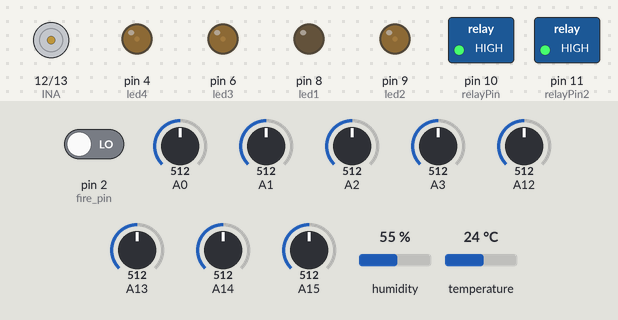
Recording of a sketch running on a simulated Arduino Mega 2560, built with avr-gcc and run on an emulated ATmega2560. On the bench: motor-driver pin pairs drawn as motors (green arrow = first pin HIGH = forward, orange = second pin HIGH = backward, longer = more drive), switched loads named in the sketch (green lamp = pin HIGH), output pins drawn as LEDs (lit = HIGH). The inputs (shaded band) are chosen by the test bench; at power-on: A12 = 512, pin 2 (fire_pin) LOW, humidity 55 %, A14 = 512, A13 = 512, A0 = 512, A1 = 512, A2 = 512, A3 = 512, A15 = 512, temperature 24 °C. The local clock reads 2024-03-15 10:24:30 at power-on unless the sketch sets it; what the sketch prints to the serial monitor is not drawn.

Above: at 1.2 s.
1.3 s: A12 set to 306
At 5.0 s:
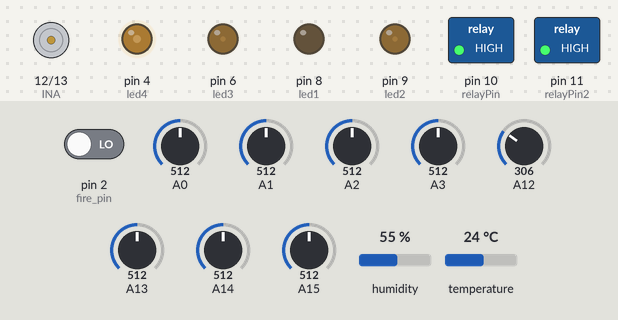
7.0 s: pin 2 (fire_pin) driven HIGH
At 10.3 s:
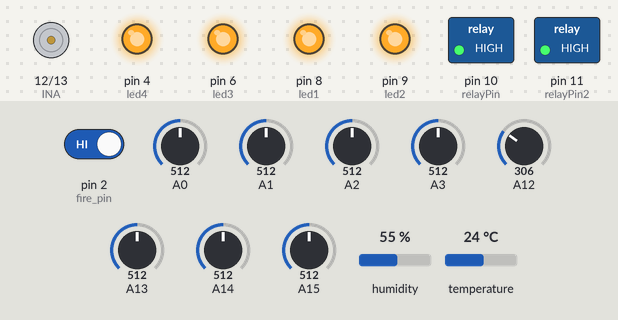
16.9 s: pin 2 (fire_pin) driven LOW
At 18.6 s:
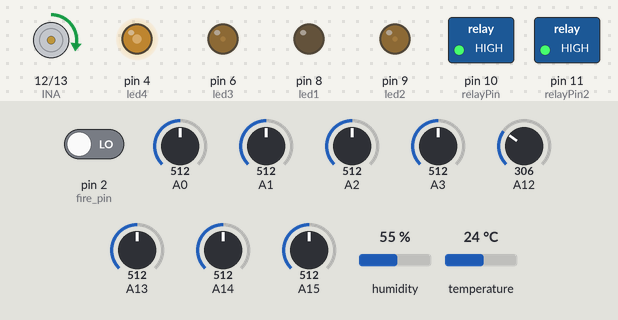
23.2 s: humidity set to 88 %
At 27.5 s:
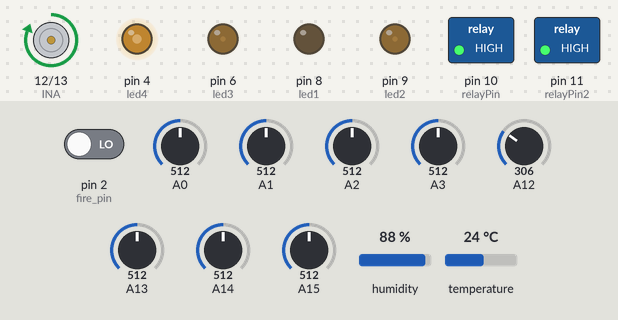
28.3 s: A14 set to 716
At 28.75 s:
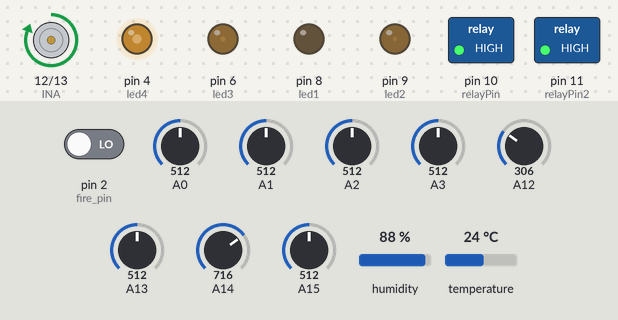
30.4 s: A13 set to 306
At 33.72 s:
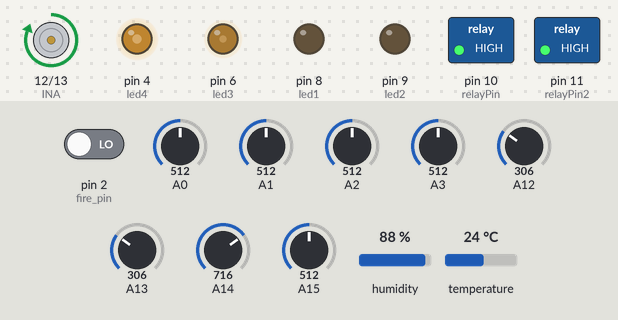
Timing chart, 0 to 37.3 s (numbered marks = the images above; inputs shaded):
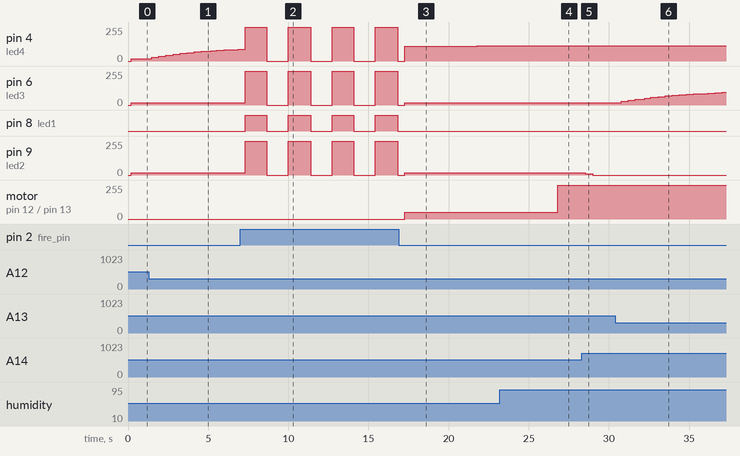

The sketch:

auto_farm.ino
```cpp
    #include "DHT.h"
    #include <ThreeWire.h>  // DS1302용 3선 통신 라이브러리
    #include <RtcDS1302.h>  // DS1302 RTC 라이브러리
    #include <string.h>

    #define DHTTYPE DHT11

    // ==========================================
    // ⏰ [시간 설정] 소등 모드 시간 세팅 (분 단위)
    // ==========================================
    // 17시 09분부터 소등 시작
    const int OFF_START_HOUR = 20;
    const int OFF_START_MIN  = 00;

    // 05시 59분까지 소등 유지 (06:00부터 보광 시작)
    const int OFF_END_HOUR   = 06;
    const int OFF_END_MIN    = 00;
    // ==========================================

    const int dht_pin = 7;        // 온습도 핀

    // ⚠️ 하드웨어 인터럽트 사용을 위해 불꽃감지 핀을 5번에서 2번으로 변경 (아두이노 메가 인터럽트 핀: 2,3,18~21)
    const int fire_pin = 2;

    // led 핀 (화분 1~4)
    const int led1 = 8;
    const int led2 = 9;
    const int led3 = 6;           // 🆕 3번 화분 LED
    const int led4 = 4;           // 🆕 4번 화분 LED

    // 조도값 필터링용 변수
    float filtered_photo1 = 0;
    float filtered_photo2 = 0;
    float filtered_photo3 = 0;    // 🆕 3번 조도
    float filtered_photo4 = 0;    // 🆕 4번 조도

    float lightPercent1 = 0;
    float lightPercent2 = 0;
    float lightPercent3 = 0;
    float lightPercent4 = 0;

    int ledBrightness1 = 0;
    int ledBrightness2 = 0;
    int ledBrightness3 = 0;       // 🆕 3번 LED 밝기
    int ledBrightness4 = 0;       // 🆕 4번 LED 밝기

    // 모터 핀
    const int INA = 12;
    const int INB = 13;

    // 릴레이모듈 핀 (워터펌프)
    const int relayPin = 10;     // 1번 워터펌프
    const int relayPin2 = 11;    // 2번 워터펌프
    bool pump1_state = 1;         // 1번 펌프 상태
    bool pump2_state = 1;        // 2번 펌프 상태
    bool motor_state = 0;

    int led_state = 0;            // 💡 1: 강제 최대 밝기 고정, 0: 자동(빛+타이머) 모드

    // ⚠️ 인터럽트 서비스 루틴(ISR) 내부에서 값이 변경되는 변수이므로 volatile 선언 필수
    volatile int fire_state = 0;
    bool fire_led_toggle = false;

    // 보광등 역할용 조도값 쓰레쉬홀드값


    // 온습도 센서 관련 변수 선언
    float tem = 0.0;
    float hum = 0.0;
    float hum_revalue = 0.0;

    //예외처리용 온습도 센서값
    float prev_tem = 0.0;
    float prev_hum = 0.0;
    const int D = 0.33;

    float target_photo1 = 0.54;
    float target_photo2 = 0.54;
    float target_photo3 = 0.54;
    float target_photo4 = 0.54;

    float strawberry_target_soil = 0.6;
    float tomato_target_soil = 0.6;

    float target_hum = 0.65;
    float target_tem = 30;

    float target_stop_hum = target_hum - 0.1;
    float target_stop_tem = target_tem - 3;

    const int main_interrupt = 5000;
    const int fire_interrupt = 1000;             // 화재감지시 led 깜박임 주기
    const unsigned long LOOP_INTERVAL = 200;
    unsigned long previousMillis = 0;
    unsigned long fire_blink_prevMillis = 0;
    unsigned long prevLoopMillis = 0;

    unsigned long pump1_start_time = 0;
    unsigned long pump2_start_time = 0;
    bool is_pumping1 = false;
    bool is_pumping2 = false;
    const unsigned long PUMP_RUN_TIME = 2000;   // 2초간 물 주기
    const unsigned long PUMP_COOLDOWN = 180000;  // 3분간 스며들기 대기

    DHT dht(dht_pin, DHTTYPE);

    // DS1302 핀 설정: ThreeWire(DAT, CLK, RST)
    ThreeWire myWire(30, 32, 34);
    RtcDS1302<ThreeWire> Rtc(myWire);

    // ✨ 화재 감지 인터럽트 서비스 루틴 (ISR)
    // 센서 상태가 바뀔 때마다 하드웨어 단에서 즉시 이 함수를 실행하여 fire_state 갱신
    void fireInterrupt() {
      fire_state = digitalRead(fire_pin);
    }

    void setup() {
      pinMode(fire_pin, INPUT);

      // ✨ 하드웨어 인터럽트 연결 (2번 핀의 상태가 CHANGE 될 때마다 fireInterrupt 함수 실행)
      attachInterrupt(digitalPinToInterrupt(fire_pin), fireInterrupt, CHANGE);

      pinMode(led1, OUTPUT);
      pinMode(led2, OUTPUT);
      pinMode(led3, OUTPUT); // 🆕
      pinMode(led4, OUTPUT); // 🆕
      pinMode(INA, OUTPUT);
      pinMode(INB, OUTPUT);

      pinMode(relayPin, OUTPUT);
      digitalWrite(relayPin, pump1_state);

      pinMode(relayPin2, OUTPUT);
      digitalWrite(relayPin2, pump2_state);

      Serial.begin(9600);
      Serial1.begin(9600);
      dht.begin();

      // RTC 초기화
      Rtc.Begin();
      Rtc.SetIsWriteProtected(false);
      Rtc.SetIsRunning(true);

      RtcDateTime compiled = RtcDateTime(__DATE__, __TIME__);

      // ✨ RTC 시간이 깨졌거나, 현재 RTC 시간이 컴파일 시간보다 과거일 때만 업데이트
      if (!Rtc.IsDateTimeValid() || Rtc.GetDateTime() < compiled) {
        Serial.println("RTC 시간을 컴파일 시간으로 업데이트합니다.");
        Rtc.SetDateTime(compiled);
      }

      // 부팅 시 깜박임 방지를 위한 조도 초기값 세팅
      filtered_photo1 = (analogRead(A15) + 100) / 1023.0;
      filtered_photo2 = analogRead(A14) / 1023.0;
      filtered_photo3 = analogRead(A13) / 1023.0;   // 🆕 3번 조도
      filtered_photo4 = analogRead(A12) / 1023.0; // 🆕
    }

    void loop() {
      unsigned long currentMillis = millis();

      // ✨ [코드 최적화] 루프 최상단에서 센서 값 1회 읽기
      float photo1 = (analogRead(A15) + 100) / 1023.0;
      float photo2 = analogRead(A14) / 1023.0;
      float photo3 = analogRead(A13) / 1023.0;   // 🆕 3번 조도
      float photo4 = analogRead(A12) / 1023.0;    // 🆕 4번 조도

      int soil1 = analogRead(A0);      // 1번 토양 수분
      int soil2 = analogRead(A1);     // 2번 토양 수분
      int soil3 = analogRead(A2);     // 🆕 3번 토양 수분
      int soil4 = analogRead(A3);     // 🆕 4번 토양 수분

      // (삭제됨) fire_state = digitalRead(fire_pin); <- 인터럽트가 처리하므로 loop 안에서 지속적으로 읽을 필요 없음

      // 토양 수분 측정 및 변환 (건조할수록 값 증가)
      float soil1_revalue = map(soil1, 250, 680, 0, 1000);
      soil1_revalue = constrain(soil1_revalue, 0, 1000) / 1000.0;
      float soil2_revalue = map(soil2, 250, 680, 0, 1000);
      soil2_revalue = constrain(soil2_revalue, 0, 1000) / 1000.0;
      float soil3_revalue = map(soil3, 250, 680, 0, 1000); // 🆕
      soil3_revalue = constrain(soil3_revalue, 0, 1000) / 1000.0;
      float soil4_revalue = map(soil4, 250, 680, 0, 1000); // 🆕
      soil4_revalue = constrain(soil4_revalue, 0, 1000) / 1000.0;

      // RTC 시간 측정
      RtcDateTime now = Rtc.GetDateTime();
      int current_hour = now.Hour();
      int current_min = now.Minute();

      // 1. 블루투스 수동 수신 제어
      if (fire_state == 0 && Serial1.available()) {
        String read_msg = Serial1.readStringUntil('\n');
        read_msg.trim();

        // 기존 LED 강제/자동 제어 로직 유지 (엔터 쳤을 때 강제 켜기 등)
        if (read_msg == "") {
          led_state = 1;
        } else if (read_msg == "0") {
          led_state = 0;
        }
        // 대시보드 데이터 수신 (ID+TYPE+VALUE)
        else {
          char buffer[30];
          read_msg.toCharArray(buffer, sizeof(buffer));

          // '+'를 기준으로 문자열 자르기
          char* id_str = strtok(buffer, "+");
          char* type_str = strtok(NULL, "+");
          char* val1_str = strtok(NULL, "+"); // 기존 값1 (rx_value)
          char* val2_str = strtok(NULL, "+"); // 🆕 값2 (팬모터용 습도값, 없으면 NULL)

          // 필수 토큰 3개가 정상적으로 분리되었을 때만 실행
          if (id_str != NULL && type_str != NULL && val1_str != NULL) {
            int rx_id = atoi(id_str);
            int rx_type = atoi(type_str);

            // 기존의 rx_value 대신 값1, 값2로 분리
            float rx_value1 = atof(val1_str);
            float rx_value2 = 0.0;

            // 4번째 값이 들어왔을 때만 변환 (다른 액추에이터는 이 안으로 안 들어옴)
            if (val2_str != NULL) {
              rx_value2 = atof(val2_str);
            }

            // ✨ Type이 0(센서)일 때 수신된 값을 목표값으로 덮어씌움
              if (rx_type == 1) {
                switch (rx_id) {
                  case 1: // 딸기 조도 목표값 변경
                    target_photo1 = constrain(rx_value1, D + 0.01, 1.0);
                    break;

                  case 2: // 딸기 조도 목표값 변경
                    target_photo2 = constrain(rx_value1, D + 0.01, 1.0);
                    break;

                  case 3: // 토마토 조도 목표값 변경
                    target_photo3 = constrain(rx_value1, D + 0.01, 1.0);
                    break;

                  case 4: // 토마토 조도 목표값 변경
                    target_photo4 = constrain(rx_value1, D + 0.01, 1.0);
                    break;

                  case 5: // 토양습도 목표값 변경 (딸기)
                    strawberry_target_soil = constrain(rx_value1, 0.0, 1.0);
                    break;

                  case 7: // 토양습도 목표값 변경 (토마토)
                    tomato_target_soil = constrain(rx_value1, 0.0, 1.0);
                    break;

                  case 9: // 🆕 팬모터 온도/습도 목표값 동시 할당
                    // 대시보드 송신 예시: "9+1+25.0+60.0" (ID + Type + 온도 + 습도)
                    target_tem = rx_value1;            // 3번째 토큰(온도)
                    target_stop_tem = target_tem - 3;

                    // 4번째 토큰(습도)이 같이 날아왔는지 안전 확인 후 할당
                    if (val2_str != NULL) {
                      target_hum = rx_value2;
                      target_stop_hum = target_hum - 0.1;
                    }
                    break;

                  // case 10은 팬모터(ID 9)로 통합되었으므로 삭제
                }
              }
            // 만약 Type이 1(모듈)로 들어오는 신호를 추가로 제어하고 싶다면 여기에 else if (rx_type == 1) 블록을 추가하면 됩니다.
          }
        }
      }

      // 2. 화재감지 모드 (최상위 비상 상황)
      if (fire_state == 1) {
        if (currentMillis - fire_blink_prevMillis >= fire_interrupt) {
          fire_blink_prevMillis = currentMillis;
          fire_led_toggle = !fire_led_toggle;
          motor_state = 1;
          digitalWrite(led1, fire_led_toggle);
          digitalWrite(led2, fire_led_toggle);
          digitalWrite(led3, fire_led_toggle); // 🆕 화재 시 모든 LED 깜빡임
          digitalWrite(led4, fire_led_toggle);
          digitalWrite(INA, LOW);
          digitalWrite(INB, LOW);
        }
      }

      // 3. 온습도 제어 및 블루투스 데이터 송신 (5초 주기)
      if (currentMillis - previousMillis >= main_interrupt) {
        previousMillis = currentMillis;
        prev_tem = tem;
        prev_hum = hum;
        tem = dht.readTemperature();
        hum = dht.readHumidity();
        hum_revalue = hum / 100;
        if (isnan(tem) || isnan(hum)) {
          tem = prev_tem;
          hum = prev_hum;
        }

        Serial1.print("1+"); Serial1.print("0+"); Serial1.println(lightPercent1, 2);
        Serial1.print("1+"); Serial1.print("1+"); Serial1.println(ledBrightness1 / 255.0, 2);

        Serial1.print("2+"); Serial1.print("0+"); Serial1.println(lightPercent2, 2);
        Serial1.print("2+"); Serial1.print("1+"); Serial1.println(ledBrightness2 / 255.0, 2);

        Serial1.print("3+"); Serial1.print("0+"); Serial1.println(lightPercent3, 3);
        Serial1.print("3+"); Serial1.print("1+"); Serial1.println(ledBrightness3 / 255.0, 2);

        Serial1.print("4+"); Serial1.print("0+"); Serial1.println(lightPercent4, 4);
        Serial1.print("4+"); Serial1.print("1+"); Serial1.println(ledBrightness4 / 255.0, 2);

        Serial1.print("5+"); Serial1.print("0+"); Serial1.println(soil1_revalue);
        Serial1.print("5+"); Serial1.print("1+"); Serial1.println(pump1_state);

        Serial1.print("6+"); Serial1.print("0+"); Serial1.println(soil2_revalue);

        Serial1.print("7+"); Serial1.print("0+"); Serial1.println(soil3_revalue);
        Serial1.print("7+"); Serial1.print("1+"); Serial1.println(pump2_state);

        Serial1.print("8+"); Serial1.print("0+"); Serial1.println(soil4_revalue);

        Serial1.print("9+"); Serial1.print("0+"); Serial1.println(tem);
        Serial1.print("9+"); Serial1.print("1+"); Serial1.println(motor_state);
        Serial1.print("10+"); Serial1.print("0+"); Serial1.println(hum_revalue);

        Serial1.print("11+"); Serial1.print("0+"); Serial1.println(fire_state);
      }

      // 4. 조도 필터링 및 수동/자동 LED 통합 제어 (0.2초 주기)
      if (currentMillis - prevLoopMillis >= LOOP_INTERVAL) {
        prevLoopMillis = currentMillis;

        // 조도 필터링 연산
        filtered_photo1 = (filtered_photo1 * 0.9) + (photo1 * 0.1);
        filtered_photo2 = (filtered_photo2 * 0.9) + (photo2 * 0.1);
        filtered_photo3 = (filtered_photo3 * 0.9) + (photo3 * 0.1); // 🆕
        filtered_photo4 = (filtered_photo4 * 0.9) + (photo4 * 0.1); // 🆕

        float ratio1 = constrain((filtered_photo1 - D) / (target_photo1 - D), 0.0, 1.0);
        float ratio2 = constrain((filtered_photo2 - D) / (target_photo2 - D), 0.0, 1.0);
        float ratio3 = constrain((filtered_photo3 - D) / (target_photo3 - D), 0.0, 1.0);
        float ratio4 = constrain((filtered_photo4 - D) / (target_photo4 - D), 0.0, 1.0);

        ledBrightness1 = 255.0 - (ratio1 * 255.0);
        ledBrightness2 = 255.0 - (ratio2 * 255.0);
        ledBrightness3 = 255.0 - (ratio3 * 255.0);
        ledBrightness4 = 255.0 - (ratio4 * 255.0);

        lightPercent1 = ratio1;
        lightPercent2 = ratio2;
        lightPercent3 = ratio3;
        lightPercent4 = ratio4;

        // ✨ 팬, 펌프, LED 모두 화재가 아닐 때(0)만 정상 작동
        if (fire_state == 0) {

          // 🔄 1. 모터(팬) 작동 조건 판별 (습도/온도 기반)
          // 습도 65% 이상 또는 온도 25도 이상일 때 가동
          if (hum_revalue >= target_hum || tem >= target_tem) {
            motor_state = 1;
          }
          // 습도 60% 이하 및 온도 22도 이하로 모두 떨어졌을 때만 중지
          else if (hum_revalue <= target_stop_hum && tem <= target_stop_tem) {
            motor_state = 0;
          }

          if (motor_state == 1) {
            // 습도 오차 비율 (65~75 구간을 0.0 ~ 1.0으로 매핑)
            float hum_ratio = (hum_revalue - target_hum) / 0.1;
            hum_ratio = constrain(hum_ratio, 0.0, 1.0);

            // 온도 오차 비율 (25~30 구간을 0.0 ~ 1.0으로 매핑)
            float tem_ratio = (tem - target_tem) / 3.0;
            tem_ratio = constrain(tem_ratio, 0.0, 1.0);

            // 둘 중 더 큰 오차 비율을 선택
            float max_ratio = max(hum_ratio, tem_ratio);

            // 속도 계산: 최저 속도 50, 최대 속도 255
            int pwm_speed = 50 + (max_ratio * (255.0 - 50.0));
            pwm_speed = constrain(pwm_speed, 50, 255);

            analogWrite(INA, pwm_speed); // PWM 속도 제어
            digitalWrite(INB, LOW);
          } else {
            digitalWrite(INA, LOW);
            digitalWrite(INB, LOW);
          }

          // 🔄 2-1. 1번 워터펌프 제어 (1번 OR 2번 토양 건조 시)
          if (!is_pumping1) {
            if ((soil1_revalue >= strawberry_target_soil || soil2_revalue >= strawberry_target_soil) && (currentMillis - pump1_start_time >= PUMP_COOLDOWN)) {
              pump1_state = 0; // 물 주기 (ON)
              digitalWrite(relayPin, pump1_state);
              is_pumping1 = true;
              pump1_start_time = currentMillis;
            }
          } else {
            if (currentMillis - pump1_start_time >= PUMP_RUN_TIME) {
              pump1_state = 1; // 멈춤 (OFF)
              digitalWrite(relayPin, pump1_state);
              is_pumping1 = false;
              pump1_start_time = currentMillis;
            }
          }

          // 🔄 2-2. 2번 워터펌프 제어 (3번 OR 4번 토양 건조 시)
          if (!is_pumping2) {
            if ((soil3_revalue >= tomato_target_soil || soil4_revalue >= tomato_target_soil) && (currentMillis - pump2_start_time >= PUMP_COOLDOWN)) {
              pump2_state = 0; // 물 주기 (ON)
              digitalWrite(relayPin2, pump2_state);
              is_pumping2 = true;
              pump2_start_time = currentMillis;
            }
          } else {
            if (currentMillis - pump2_start_time >= PUMP_RUN_TIME) {
              pump2_state = 1; // 멈춤 (OFF)
              digitalWrite(relayPin2, pump2_state);
              is_pumping2 = false;
              pump2_start_time = currentMillis;
            }
          }

          // 3. LED 조명 제어
          if (led_state == 1) {
              analogWrite(led1, 255);
              analogWrite(led2, 255);
              analogWrite(led3, 255); // 🆕
              analogWrite(led4, 255); // 🆕
          } else {
              if (current_hour == 0 && current_min == 0 && !now.IsValid()) {
                  analogWrite(led1, ledBrightness1);
                  analogWrite(led2, ledBrightness2);
                  analogWrite(led3, ledBrightness3); // 🆕
                  analogWrite(led4, ledBrightness4); // 🆕
              } else {
                bool isNightMode = false;
                // 소등 시간이 날을 넘기는 경우
                if (OFF_START_HOUR > OFF_END_HOUR || (OFF_START_HOUR == OFF_END_HOUR && OFF_START_MIN > OFF_END_MIN)) {
                    if ((current_hour > OFF_START_HOUR) ||
                        (current_hour == OFF_START_HOUR && current_min >= OFF_START_MIN) ||
                        (current_hour < OFF_END_HOUR) ||
                        (current_hour == OFF_END_HOUR && current_min <= OFF_END_MIN)) {
                        isNightMode = true;
                    }
                }
                // 소등 시간이 당일에 끝나는 경우
                else {
                    if ((current_hour > OFF_START_HOUR || (current_hour == OFF_START_HOUR && current_min >= OFF_START_MIN)) &&
                        (current_hour < OFF_END_HOUR || (current_hour == OFF_END_HOUR && current_min <= OFF_END_MIN))) {
                        isNightMode = true;
                    }
                }

                // 판별 결과에 따른 제어
                if (isNightMode) {
                    analogWrite(led1, 0);
                    analogWrite(led2, 0);
                    analogWrite(led3, 0); // 🆕
                    analogWrite(led4, 0); // 🆕
                } else {
                    analogWrite(led1, ledBrightness1);
                    analogWrite(led2, ledBrightness2);
                    analogWrite(led3, ledBrightness3); // 🆕
                    analogWrite(led4, ledBrightness4); // 🆕
                }
              }
          }
        }
        // 🔥 화재 발생 시 (안전을 위해 펌프 전원 강제 차단)
        else {
            pump1_state = 1;
            pump2_state = 1;
            digitalWrite(relayPin, pump1_state);
            digitalWrite(relayPin2, pump2_state);
        }

        // 시리얼 모니터 PC 디버깅 출력 (센서가 많아져서 보기 좋게 축약)

        Serial.print("[Time: "); if(now.Hour()<10) Serial.print("0"); Serial.print(now.Hour());
        Serial.print(":"); if(now.Minute()<10) Serial.print("0"); Serial.print(now.Minute());
        Serial.print(", Mode:");     Serial.print(led_state == 1 ? "Manual" : "Auto");
        Serial.print(", P1:");       Serial.print(lightPercent1, 2);
        Serial.print(", P2:");       Serial.print(lightPercent2, 2);
        Serial.print(", P3:");       Serial.print(lightPercent3, 2);
        Serial.print(", P4:");       Serial.print(lightPercent4, 2);
        Serial.print(", LED1:");     Serial.print(ledBrightness1 / 255.0, 2);
        Serial.print(", LED2:");     Serial.print(ledBrightness2 / 255.0, 2);
        Serial.print(", LED3:");     Serial.print(ledBrightness3 / 255.0, 2);
        Serial.print(", LED4:");     Serial.print(ledBrightness4 / 255.0, 2);
        Serial.print(", Temp:");     Serial.print(tem, 1);
        Serial.print(", Hum:");      Serial.print(hum_revalue, 1);
        Serial.print(", Motor:");    Serial.print(motor_state);
        Serial.print(", Soil1:");    Serial.print(soil1_revalue);
        Serial.print(", Soil2:");    Serial.print(soil2_revalue);
        Serial.print(", Soil3:");    Serial.print(soil3_revalue);
        Serial.print(", Soil4:");    Serial.print(soil4_revalue);
        Serial.print(", Pump1:");    Serial.print(pump1_state == 0 ? "ON" : "OFF");
        Serial.print(", Pump2:");    Serial.print(pump2_state == 0 ? "ON" : "OFF");
        Serial.println("]");

        Serial.print("목표조도1: ");    Serial.println(target_photo1);
        Serial.print("목표조도2: ");    Serial.println(target_photo2);
        Serial.print("목표조도3: ");    Serial.println(target_photo3);
        Serial.print("목표조도4: ");    Serial.println(target_photo4);

        Serial.print("딸기 목표토양");    Serial.println(strawberry_target_soil);
        Serial.print("토마토 목표토양");    Serial.println(tomato_target_soil);
        Serial.print("목표온도");    Serial.println(target_tem);
        Serial.print("목표습도");    Serial.println(target_hum);

        Serial.print("목표정지온도");    Serial.println(target_stop_tem);
        Serial.print("목표정지습도");    Serial.println(target_stop_hum);
      }
    }
```

Measured:
- after the input at 1.3 s, pin 4 (led4): moves from 18/255 to 89/255 over 5.4 s, starting after 0.17 s
- after the input at 7.0 s, pin 6 (led3), pin 9 (led2): alternates 255/255 for 1.4 s and 0/255 for 1.3 s, starting after 0.32 s; pin 8 (led1): alternates HIGH for 1.4 s and LOW for 1.3 s, starting after 0.32 s
- after the input at 16.9 s, pin 8 (led1): stops changing and stays LOW; motor on pin 12 (INA) / pin 13 (INB): stopped → forward 50/255 after 0.36 s
- after the input at 23.2 s, motor on pin 12 (INA) / pin 13 (INB): forward 50/255 → forward 255/255 after 3.6 s
- after the input at 28.3 s, pin 9 (led2): 18/255 → 9/255 after 0.24 s, → 0/255 0.45 s later
- after the input at 30.4 s, pin 6 (led3): moves from 18/255 to 94/255 over 6.3 s, starting after 0.36 s
